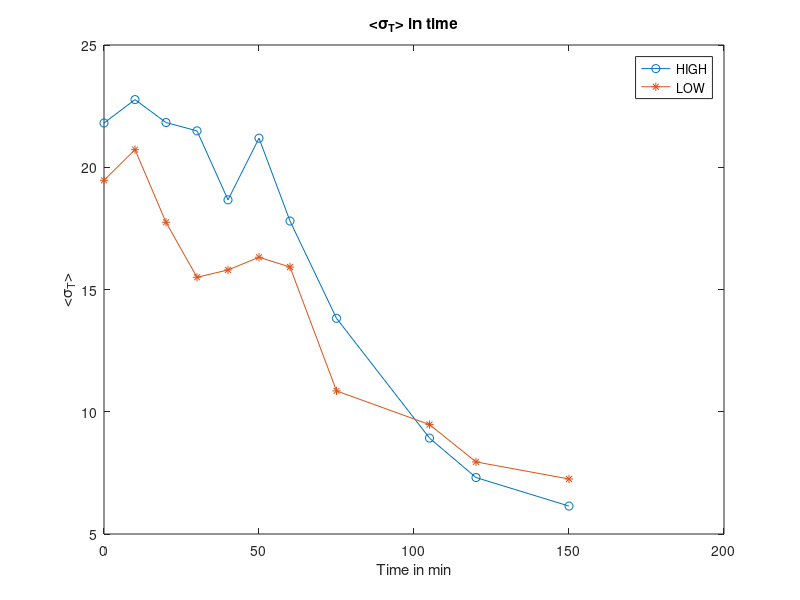
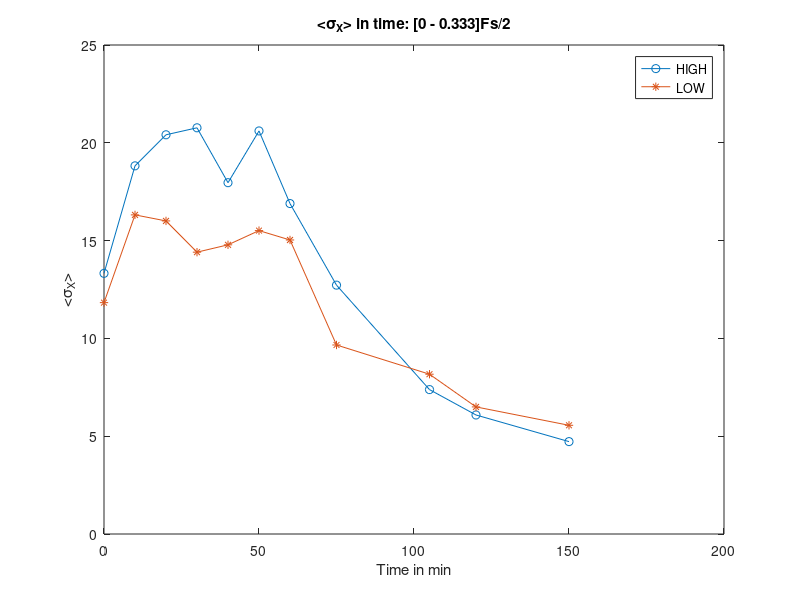
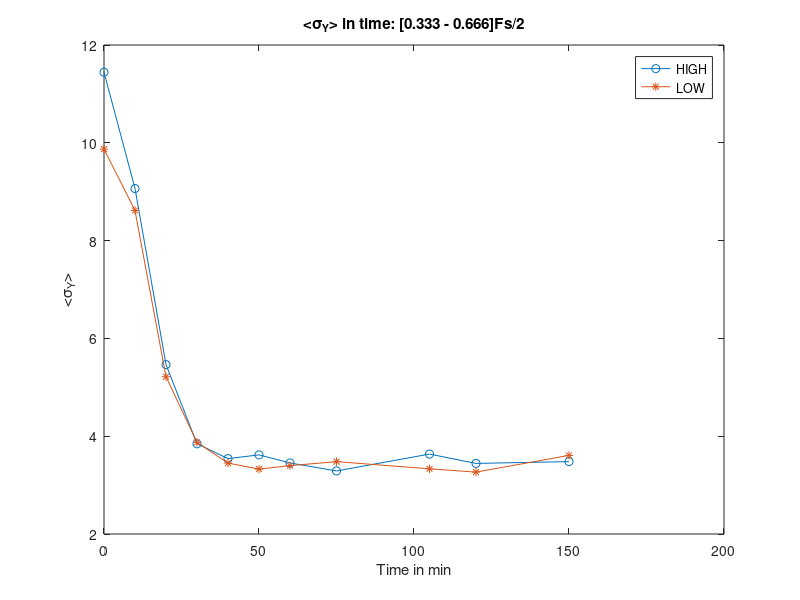
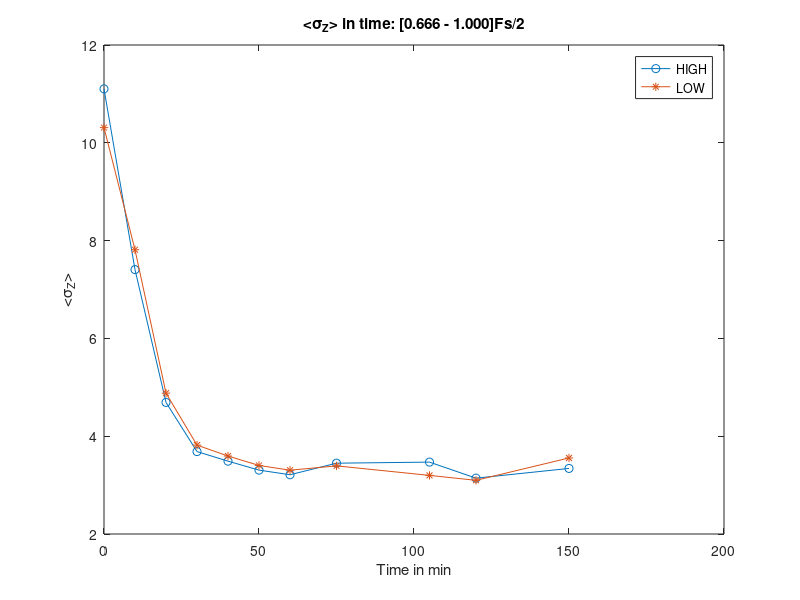

Recreate these plots in MATLAB, in order.
%
FONTSIZE=20;
DATAL=load('left-data.dat');
DATAR=load('right-data.dat');

DATAL = DATAL.DATA;
DATAR = DATAR.DATA;

TEMPO=[0 , 10, 20, 30, 40, 50, 60, 75,105,120,150];

figure(1)
plot(TEMPO,DATAL.MEAN_D,'-o',TEMPO,DATAR.MEAN_D,'-*')
title('<\sigma_T> in time')
xlabel('Time in min')
ylabel('<\sigma_T>')
legend('HIGH','LOW');
print(figure(1),'std-all.eps','-depsc',['-F:',int2str(FONTSIZE)]);

figure(2)
plot(TEMPO,DATAL.MEAN_DX,'-o',TEMPO,DATAR.MEAN_DX,'-*')
title('<\sigma_X> in time: [0 - 0.333]Fs/2')
xlabel('Time in min')
ylabel('<\sigma_X>')
legend('HIGH','LOW');
print(figure(2),'std-bandx.eps','-depsc',['-F:',int2str(FONTSIZE)]);

figure(3)
plot(TEMPO,DATAL.MEAN_DY,'-o',TEMPO,DATAR.MEAN_DY,'-*')
title('<\sigma_Y> in time: [0.333 - 0.666]Fs/2')
xlabel('Time in min')
ylabel('<\sigma_Y>')
legend('HIGH','LOW');
print(figure(3),'std-bandy.eps','-depsc',['-F:',int2str(FONTSIZE)]);

figure(4)
plot(TEMPO,DATAL.MEAN_DZ,'-o',TEMPO,DATAR.MEAN_DZ,'-*')
title('<\sigma_Z> in time: [0.666 - 1.000]Fs/2')
xlabel('Time in min')
ylabel('<\sigma_Z>')
legend('HIGH','LOW');
print(figure(4),'std-bandz.eps','-depsc',['-F:',int2str(FONTSIZE)]);
